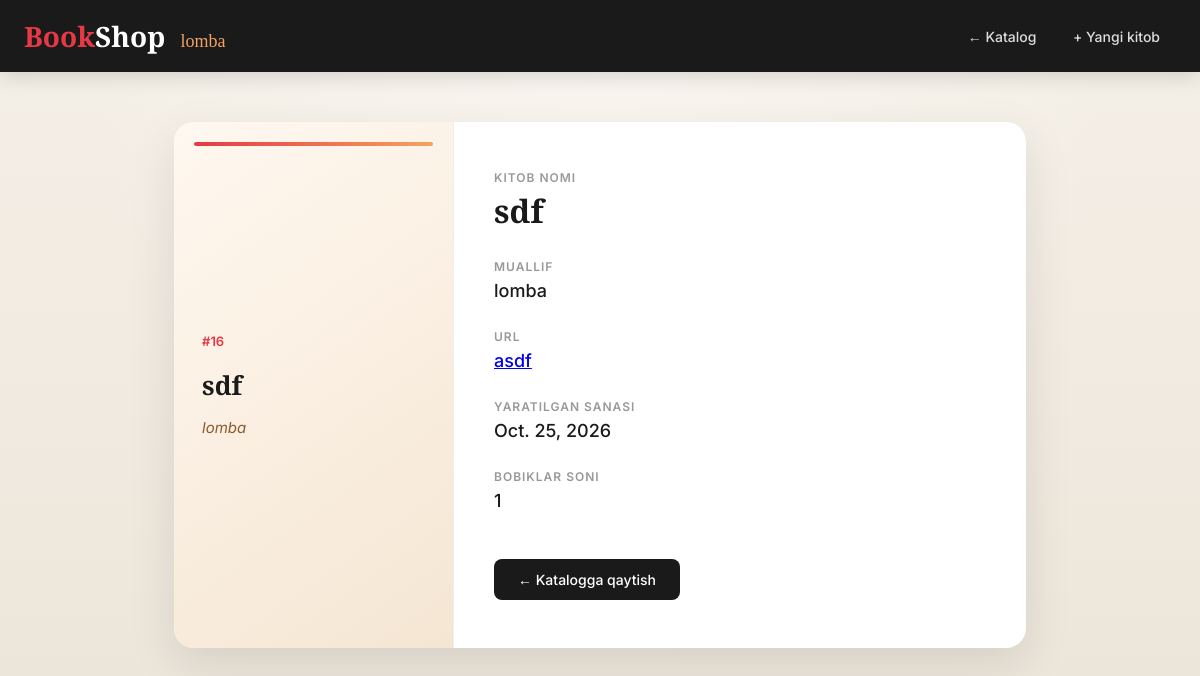
Screenshot of /book/16/ (signed in) with the database file from the repository.
### main/models.py (models this page shows)
class Book(models.Model):
    name = models.CharField()
    yaratilgan_sanasi = models.DateField(auto_now_add=True)
    user = models.ForeignKey(User, on_delete=models.CASCADE)
    url = models.CharField(null=True)
    public = models.BooleanField(default=False)

### core/views.py (the view)
# urls.py: path('book/<int:id>/', book_page),
def book_page(request, id):
    if request.user.is_authenticated == False:
        return redirect("/login/")
    try:
        book = Book.objects.get(id=id)
        if book.public:
            BookView.objects.get_or_create(book=book, user=request.user)
            soni = BookView.objects.filter(book=book).count()
            return render(request, "book.html", {"book": book, "soni": soni})
        if book.user.id != request.user.id:
            return HttpResponse('kitob topilmadi')
    except Book.DoesNotExist:
        return HttpResponse('kitob topilmadi')

### main/templates/book.html (shortened to what this page needs)
<!DOCTYPE html>
<html lang="uz">
<head>
</head>
<body>
    <header class="header">
        <div class="header-inner">
            <a href="/book-list/" class="logo">
                <span class="red">Book</span>Shop
                <span class="orange"> {{book.user.username}}</span>
            </a>
            <nav class="nav">
                <a href="/book-list/">← Katalog</a>
                <a href="/add-book/">+ Yangi kitob</a>
            </nav>
        </div>
    </header>
    <main class="main">
        <div class="detail-card">
            <div class="detail-cover">
                <div class="detail-id">#{{book.id}}</div>
                <div class="detail-title-cover">{{book.name}}</div>
                <div class="detail-author-cover">{{book.user.username }}</div>
            </div>
            <div class="detail-info">
                <div class="detail-label">Kitob nomi</div>
                <div class="detail-value title">{{book.name}}</div>
                <div class="detail-label">Muallif</div>
                <div class="detail-value">{{book.user.username}}</div>
                <div class="detail-label">URL</div>
                <div class="detail-value"><a href="https://{{book.url}}">{{book.url}}</a></div>
                <div class="detail-label">Yaratilgan sanasi</div>
                <div class="detail-value">{{book.yaratilgan_sanasi}}</div>
                <div class="detail-label">Bobiklar soni</div>
                <div class="detail-value">{{ soni }}</div>
                <a href="/book-list/" class="back-btn">← Katalogga qaytish</a>
            </div>
        </div>
    </main>
</body>
</html>

### main/templates/book.html (style rules this page uses)
* { margin: 0; padding: 0; box-sizing: border-box; }
body { font-family: 'Inter', system-ui, sans-serif; background: #f5f0e8; background-image: radial-gradient(ellipse at top, #faf6f0 0%, transparent 60%), linear-gradient(180deg, #f5f0e8 0%, #ebe4d8 100%); min-height: 100vh; color: #2c2c2c; }
.header { background: #1a1a1a; color: #fff; padding: 0 24px; box-shadow: 0 4px 20px rgba(0,0,0,0.15); }
.header-inner { max-width: 1280px; margin: 0 auto; display: flex; align-items: center; justify-content: space-between; height: 72px; }
.logo { font-family: 'Playfair Display', serif; font-size: 28px; font-weight: 700; text-decoration: none; color: #fff; }
.logo span.red { color: #e63946; }
.logo span.orange { color: #f4a261; font-size: 18px; font-weight: 500; margin-left: 8px; }
.nav a { color: #ddd; text-decoration: none; font-size: 14px; font-weight: 500; padding: 8px 16px; border-radius: 6px; transition: all 0.2s; }
.main { max-width: 900px; margin: 50px auto; padding: 0 24px 80px; }
.detail-card { background: #fff; border-radius: 20px; overflow: hidden; box-shadow: 0 16px 48px rgba(0,0,0,0.1); display: flex; flex-wrap: wrap; }
.detail-cover { width: 280px; min-height: 380px; background: linear-gradient(145deg, #fff8f0 0%, #f5e6d3 100%); position: relative; display: flex; flex-direction: column; justify-content: center; padding: 40px 28px; border-right: 1px solid #eee; }
.detail-cover::before { content: ''; position: absolute; top: 20px; left: 20px; right: 20px; height: 4px; background: linear-gradient(90deg, #e63946, #f4a261); border-radius: 2px; }
.detail-id { font-size: 13px; font-weight: 600; color: #e63946; margin-bottom: 20px; }
.detail-title-cover { font-family: 'Playfair Display', serif; font-size: 26px; font-weight: 700; line-height: 1.3; color: #1a1a1a; margin-bottom: 16px; }
.detail-author-cover { font-size: 15px; color: #8b5a2b; font-style: italic; }
.detail-info { flex: 1; padding: 48px 40px; min-width: 280px; }
.detail-label { font-size: 12px; font-weight: 600; text-transform: uppercase; letter-spacing: 1px; color: #999; margin-bottom: 6px; }
.detail-value { font-size: 18px; color: #1a1a1a; margin-bottom: 28px; font-weight: 500; }
.detail-value.title { font-family: 'Playfair Display', serif; font-size: 32px; font-weight: 700; line-height: 1.25; }
.back-btn { display: inline-block; margin-top: 20px; padding: 12px 24px; background: #1a1a1a; color: #fff; text-decoration: none; border-radius: 8px; font-size: 14px; font-weight: 500; transition: all 0.2s; }

### rows the page displays
Book: user.username "lomba", id "16", name "sdf", url "asdf", yaratilgan_sanasi "Oct. 25, 2026"

### other values shown
{{ soni }} "1"
